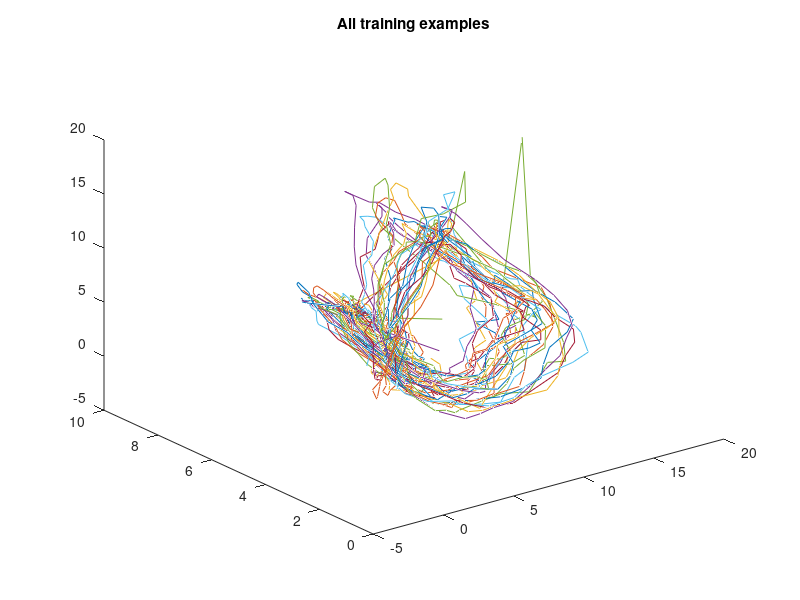
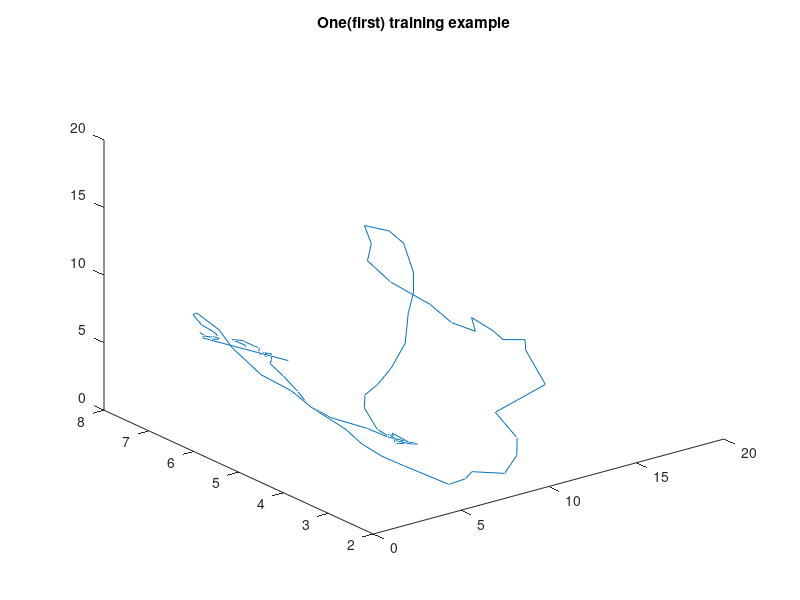
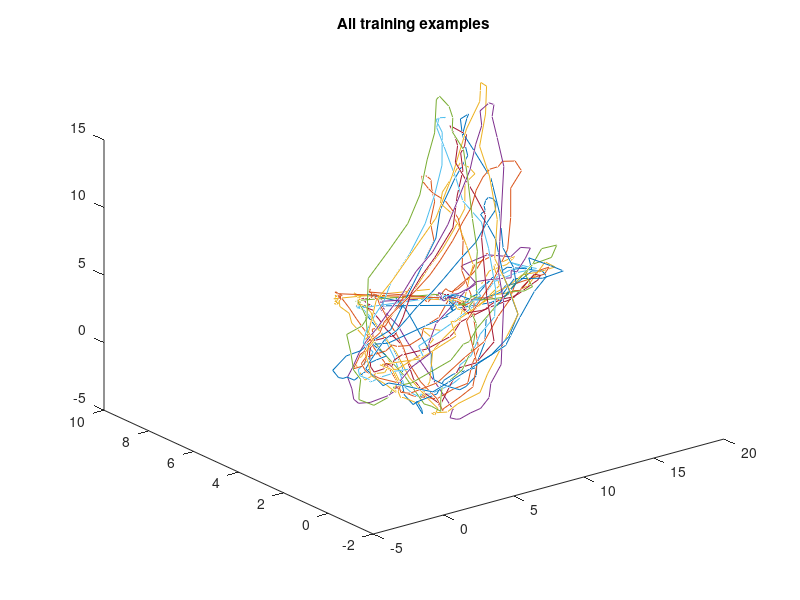
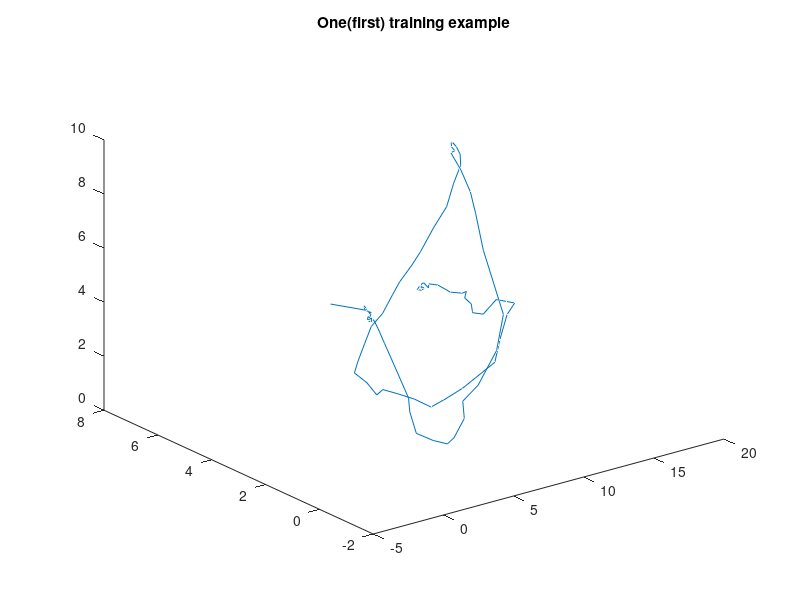

Here is the MATLAB script that generated these plots, in order: (Note: this script raises an error after producing the figures.)

function classifyGestures  
    clear all; clear;
    
    %Using the larger test data for training increases performance
    O = load('O.txt');
    X = load('X.txt');
    Z = load('Z.txt');
      
    num_features = size(O ,2);
    plotGestureData(O, 1);
    plotGestureData(X, 2);
    plotGestureData(Z, 3);
    
    training_instance_matrix = [O; X; Z;];
    training_label_vector = [zeros(size(O, 1), 1); ones(size(X, 1), 1); 2 * ones(size(Z, 1), 1);];
    
    %training_instance_matrix = zeroOutAndShift(training_instance_matrix);
    %zeroing out doesn't work
    
    %Smoothing with box filter seems to work better than gaussian filter
    training_instance_matrix = smoothts(training_instance_matrix, 'b', 25);
    plotGestureData(training_instance_matrix(1:size(O, 1),:), 4);
    
    %m = round(size(training_instance_matrix, 1) * 7 / 10);
	
	min_endpoint = 1
	max_endpoint = size(training_instance_matrix, 1) - 1
	
	trainAccuracy = zeros(1, max_endpoint - min_endpoint + 1);
	testAccuracy = zeros(1, max_endpoint - min_endpoint + 1);
    
	for m = min_endpoint:max_endpoint
	    numCorrect = 0;
	    numCorrectTrain = 0;
	    %Resample
	    iterations = 1000;
	    for i = 1:iterations
	        [X_train, X_test, y_train, y_test] = getRandomSplitExamples(training_instance_matrix, training_label_vector, m);
	        %radial basis (gaussian) SVM (set -v 10 for 10-fold cross
	        %validation)
	        model = svmtrain(y_train, X_train, '-s 0 -t 2');
	        %Training error - it's always 100%
	        train_predictions = svmpredict(y_train, X_train, model);
	        numCorrectTrain = numCorrectTrain +  findNumCorrect(train_predictions, y_train);
	        %Testing error
	        test_predictions = svmpredict(y_test, X_test, model);
	        numCorrect = numCorrect +  findNumCorrect(test_predictions, y_test);
	    end
	    trainAccuracy(1, m - min_endpoint + 1) = numCorrectTrain / (iterations * m)
	    testAccuracy(1, m - min_endpoint + 1) = numCorrect / (iterations * (size(training_instance_matrix, 1) - m))   
	end
	
	%%% Plot "Bias and Variance" %%%
	
	fig = figure;
	hold on;

	X_data = min_endpoint:max_endpoint;
	plot(X_data, 1 - trainAccuracy, 'b');
	plot(X_data, 1 - testAccuracy, 'r');

	title('SVM Bias and Variance');
	xlabel('Number of Training Examples');
	ylabel('Classification Error');
	legend('Training', 'Test');
	% for some reason I can't view the plot, so I save it
	print -dpdf fig; % saved in fig.pdf
	saveas(fig, 'plot.png')
	
end

function newX = zeroOutAndShift(X)
    newX = zeros(size(X, 1), size(X, 2));
    for i = 1:size(X,1)
        for t = 2:(size(X, 2) / 3)
            
            accelVec = [X(i, t); X(i, 100 + t); X(i, 200 + t);];
            accelVecPrev = [X(i, t - 1); X(i, 100 + t - 1); X(i, 200 + t - 1);];
            if norm(accelVec - accelVecPrev) < 0.5
                X(i, t) = 0; 
                X(i, t + 100) = 0; 
                X(i, t + 200) = 0;
            end
        end
        
        firstNonZeroIndex  = -1;
        X(i, 1) = 0;
        X(i, 101) = 0;
        X(i, 201) = 0;
        X(i, 100) = 0;
        X(i, 200) = 0;
        X(i, 300) = 0;
        for t = 2:(size(X, 2) / 3 - 1)
            accelVecForward = [X(i, t + 1); X(i, 100 + t + 1); X(i, 200 + t + 1);];
            accelVec = [X(i, t); X(i, 100 + t); X(i, 200 + t);];
            accelVecPrev = [X(i, t - 1); X(i, 100 + t - 1); X(i, 200 + t - 1);];
            diff = accelVecForward - accelVecPrev;
            if diff(1) == 0 || diff(2) == 0 || diff(3) == 0
                X(i, t) = 0; 
                X(i, t + 100) = 0; 
                X(i, t + 200) = 0;
            else 
                if firstNonZeroIndex == -1
                    firstNonZeroIndex = t;
                end
            end
        end
        
        
            
        %Shift examples
        newExample = zeros(1, size(X, 2));
        for t = 1:(size(X, 2) / 3)
            if firstNonZeroIndex > (size(X, 2) / 3)
                newExample(1,t) = 0;
                newExample(1,100 + t) = 0;
                newExample(1,200 + t) = 0;
                continue;
            elseif firstNonZeroIndex == -1 
                firstNonZeroIndex = 0;
            end
            newExample(1,t) = X(i,firstNonZeroIndex);
            newExample(1,100 + t) = X(i,100 + firstNonZeroIndex);
            newExample(1,200 + t) = X(i,200 + firstNonZeroIndex);
            firstNonZeroIndex = firstNonZeroIndex + 1;
        end
        newX(i, :) = newExample;
        firstNonZeroIndex
        newExample
    end

end

function numCorrect = findNumCorrect(pred, actual)
    numCorrect = sum(pred == actual);
end

function [X_train, X_test, y_train, y_test] = getRandomSplitExamples(X, y, m)
    indices = datasample(1:size(X,1), m, 'Replace',false);
    X_train = zeros(m, size(X,2));
    X_test = zeros(size(X,1) - m, size(X,2));
    y_train = zeros(m, 1);
    y_test = zeros(size(y ,1) - m, 1);
    
    x_train_count = 1;
    x_test_count = 1;
    y_train_count = 1;
    y_test_count = 1;
    for i = 1:size(X,1)
        if any(i==indices)
            X_train(x_train_count, :) = X(i,:);
            y_train(y_train_count, :) = y(i,:);
            x_train_count = x_train_count + 1;
            y_train_count = y_train_count + 1;
        else
            X_test(x_test_count, :) = X(i, :);
            y_test(y_test_count, :) = y(i, :);
            x_test_count = x_test_count + 1;
            y_test_count = y_test_count + 1;
        end
        
    end
end


function [X,Y,Z] = splitData(G)
    X = G(:, 1:100);
    Y = G(:, 101:200);
    Z = G(:, 201:300); 
end

function plotGestureData(G, figure_count)
    figure_num = (figure_count - 1) * 2 + 1;
    figure(figure_num);
    [X,Y,Z] = splitData(G);
    for i = 1:size(X,1)
        plot3(X(i,:),Y(i,:),Z(i,:));
        hold on;
    end
    title('All training examples');
    hold off;
    
    figure(figure_num + 1);
    plot3(X(1,:),Y(1,:),Z(1,:));
    title('One(first) training example');
    
end